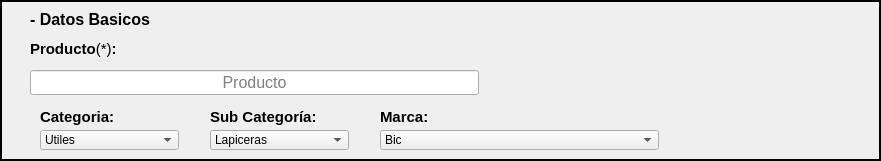
     <widget class="QFrame" name="frame_4">
      <property name="geometry">
       <rect>
        <x>20</x>
        <y>80</y>
        <width>881</width>
        <height>161</height>
       </rect>
      </property>
      <property name="frameShape">
       <enum>QFrame::WinPanel</enum>
      </property>
      <property name="frameShadow">
       <enum>QFrame::Plain</enum>
      </property>
      <widget class="QLabel" name="label_categoria_2">
       <property name="geometry">
        <rect>
         <x>210</x>
         <y>100</y>
         <width>139</width>
         <height>33</height>
        </rect>
       </property>
       <property name="font">
        <font>
         <pointsize>11</pointsize>
         <weight>75</weight>
         <bold>true</bold>
        </font>
       </property>
       <property name="text">
        <string>Sub Categoría:</string>
       </property>
      </widget>
      <widget class="QComboBox" name="box_subCat_2">
       <property name="geometry">
        <rect>
         <x>210</x>
         <y>130</y>
         <width>139</width>
         <height>20</height>
        </rect>
       </property>
       <property name="font">
        <font>
         <pointsize>9</pointsize>
        </font>
       </property>
       <property name="layoutDirection">
        <enum>Qt::LeftToRight</enum>
       </property>
       <item>
        <property name="text">
         <string>Lapiceras</string>
        </property>
       </item>
       <item>
        <property name="text">
         <string>Carpetas</string>
        </property>
       </item>
       <item>
        <property name="text">
         <string>Pinceles</string>
        </property>
       </item>
       <item>
        <property name="text">
         <string>Temperas</string>
        </property>
       </item>
       <item>
        <property name="text">
         <string>Acrilicos</string>
        </property>
       </item>
       <item>
        <property name="text">
         <string>Plasticola</string>
        </property>
       </item>
       <item>
        <property name="text">
         <string>Cinta adhesiva</string>
        </property>
       </item>
       <item>
        <property name="text">
         <string>Repuestos hojas</string>
        </property>
       </item>
       <item>
        <property name="text">
         <string>Cuadernos</string>
        </property>
       </item>
       <item>
        <property name="text">
         <string>Lapices</string>
        </property>
       </item>
       <item>
        <property name="text">
         <string>Crayones</string>
        </property>
       </item>
       <item>
        <property name="text">
         <string>Fibras</string>
        </property>
       </item>
       <item>
        <property name="text">
         <string>Fibrones</string>
        </property>
       </item>
      </widget>
      <widget class="QLineEdit" name="input_prod_2">
       <property name="geometry">
        <rect>
         <x>30</x>
         <y>70</y>
         <width>449</width>
         <height>25</height>
        </rect>
       </property>
       <property name="font">
        <font>
         <pointsize>12</pointsize>
        </font>
       </property>
       <property name="text">
        <string/>
       </property>
       <property name="maxLength">
        <number>30</number>
       </property>
       <property name="alignment">
        <set>Qt::AlignCenter</set>
       </property>
       <property name="placeholderText">
        <string>Producto</string>
       </property>
      </widget>
      <widget class="QComboBox" name="box_cat_2">
       <property name="geometry">
        <rect>
         <x>40</x>
         <y>130</y>
         <width>139</width>
         <height>20</height>
        </rect>
       </property>
       <property name="font">
        <font>
         <pointsize>9</pointsize>
        </font>
       </property>
       <property name="layoutDirection">
        <enum>Qt::LeftToRight</enum>
       </property>
       <item>
        <property name="text">
         <string>Utiles</string>
        </property>
       </item>
       <item>
        <property name="text">
         <string>Papeleria</string>
        </property>
       </item>
       <item>
        <property name="text">
         <string>Pintura</string>
        </property>
       </item>
       <item>
        <property name="text">
         <string>Carpeta</string>
        </property>
       </item>
       <item>
        <property name="text">
         <string/>
        </property>
       </item>
      </widget>
      <widget class="QLabel" name="label_precio_2">
       <property name="geometry">
        <rect>
         <x>380</x>
         <y>100</y>
         <width>71</width>
         <height>33</height>
        </rect>
       </property>
       <property name="font">
        <font>
         <pointsize>11</pointsize>
         <weight>75</weight>
         <bold>true</bold>
        </font>
       </property>
       <property name="text">
        <string>Marca:</string>
       </property>
      </widget>
      <widget class="QLabel" name="label_datBasic_2">
       <property name="geometry">
        <rect>
         <x>30</x>
         <y>10</y>
         <width>131</width>
         <height>19</height>
        </rect>
       </property>
       <property name="font">
        <font>
         <pointsize>12</pointsize>
         <weight>75</weight>
         <bold>true</bold>
        </font>
       </property>
       <property name="text">
        <string>- Datos Basicos</string>
       </property>
      </widget>
      <widget class="QLabel" name="label_cant_2">
       <property name="geometry">
        <rect>
         <x>30</x>
         <y>40</y>
         <width>449</width>
         <height>18</height>
        </rect>
       </property>
       <property name="font">
        <font>
         <pointsize>11</pointsize>
         <weight>75</weight>
         <bold>true</bold>
        </font>
       </property>
       <property name="text">
        <string>&lt;html&gt;&lt;head/&gt;&lt;body&gt;&lt;p&gt;Producto&lt;span style=&quot; font-weight:400;&quot;&gt;(*)&lt;/span&gt;:&lt;/p&gt;&lt;/body&gt;&lt;/html&gt;</string>
       </property>
      </widget>
      <widget class="QLabel" name="label_descrip_2">
       <property name="geometry">
        <rect>
         <x>40</x>
         <y>100</y>
         <width>139</width>
         <height>33</height>
        </rect>
       </property>
       <property name="font">
        <font>
         <pointsize>11</pointsize>
         <weight>75</weight>
         <bold>true</bold>
        </font>
       </property>
       <property name="text">
        <string>Categoria:</string>
       </property>
      </widget>
      <widget class="QComboBox" name="box_marca_2">
       <property name="geometry">
        <rect>
         <x>380</x>
         <y>130</y>
         <width>279</width>
         <height>20</height>
        </rect>
       </property>
       <property name="font">
        <font>
         <pointsize>9</pointsize>
        </font>
       </property>
       <property name="layoutDirection">
        <enum>Qt::LeftToRight</enum>
       </property>
       <item>
        <property name="text">
         <string>Bic</string>
        </property>
       </item>
       <item>
        <property name="text">
         <string>Sabonis</string>
        </property>
       </item>
       <item>
        <property name="text">
         <string>Trabi</string>
        </property>
       </item>
       <item>
        <property name="text">
         <string>Faber Castell</string>
        </property>
       </item>
       <item>
        <property name="text">
         <string>Pizzini</string>
        </property>
       </item>
       <item>
        <property name="text">
         <string>Rivadavia</string>
        </property>
       </item>
       <item>
        <property name="text">
         <string>Gloria</string>
        </property>
       </item>
       <item>
        <property name="text">
         <string>Laprida</string>
        </property>
       </item>
       <item>
        <property name="text">
         <string>Exito</string>
        </property>
       </item>
       <item>
        <property name="text">
         <string>2020</string>
        </property>
       </item>
       <item>
        <property name="text">
         <string>1810</string>
        </property>
       </item>
      </widget>
     </widget>
